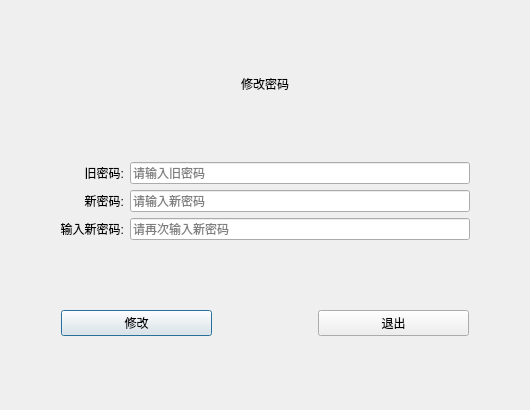
<?xml version="1.0" encoding="UTF-8"?>
<ui version="4.0">
 <class>changepasswd</class>
 <widget class="QDialog" name="changepasswd">
  <property name="geometry">
   <rect>
    <x>0</x>
    <y>0</y>
    <width>530</width>
    <height>410</height>
   </rect>
  </property>
  <property name="sizePolicy">
   <sizepolicy hsizetype="Maximum" vsizetype="Maximum">
    <horstretch>0</horstretch>
    <verstretch>0</verstretch>
   </sizepolicy>
  </property>
  <property name="minimumSize">
   <size>
    <width>530</width>
    <height>410</height>
   </size>
  </property>
  <property name="maximumSize">
   <size>
    <width>530</width>
    <height>410</height>
   </size>
  </property>
  <property name="windowTitle">
   <string>修改密码</string>
  </property>
  <layout class="QVBoxLayout" name="verticalLayout" stretch="0,1,0,8,0,1,0">
   <item>
    <spacer name="verticalSpacer_3">
     <property name="orientation">
      <enum>Qt::Vertical</enum>
     </property>
     <property name="sizeHint" stdset="0">
      <size>
       <width>20</width>
       <height>40</height>
      </size>
     </property>
    </spacer>
   </item>
   <item>
    <widget class="QLabel" name="label_title">
     <property name="sizePolicy">
      <sizepolicy hsizetype="Preferred" vsizetype="Fixed">
       <horstretch>0</horstretch>
       <verstretch>0</verstretch>
      </sizepolicy>
     </property>
     <property name="styleSheet">
      <string notr="true">font: 26pt &quot;文泉驿等宽微米黑&quot;;</string>
     </property>
     <property name="text">
      <string>修改密码</string>
     </property>
     <property name="alignment">
      <set>Qt::AlignCenter</set>
     </property>
    </widget>
   </item>
   <item>
    <spacer name="verticalSpacer_4">
     <property name="orientation">
      <enum>Qt::Vertical</enum>
     </property>
     <property name="sizeHint" stdset="0">
      <size>
       <width>20</width>
       <height>40</height>
      </size>
     </property>
    </spacer>
   </item>
   <item>
    <layout class="QGridLayout" name="gridLayout" rowstretch="0,0,0" columnstretch="1,1,7,1">
     <item row="1" column="0">
      <spacer name="horizontalSpacer_12">
       <property name="orientation">
        <enum>Qt::Horizontal</enum>
       </property>
       <property name="sizeHint" stdset="0">
        <size>
         <width>40</width>
         <height>20</height>
        </size>
       </property>
      </spacer>
     </item>
     <item row="2" column="3">
      <spacer name="horizontalSpacer_5">
       <property name="orientation">
        <enum>Qt::Horizontal</enum>
       </property>
       <property name="sizeHint" stdset="0">
        <size>
         <width>40</width>
         <height>20</height>
        </size>
       </property>
      </spacer>
     </item>
     <item row="0" column="0">
      <spacer name="horizontalSpacer_11">
       <property name="orientation">
        <enum>Qt::Horizontal</enum>
       </property>
       <property name="sizeHint" stdset="0">
        <size>
         <width>40</width>
         <height>20</height>
        </size>
       </property>
      </spacer>
     </item>
     <item row="1" column="2">
      <widget class="QLineEdit" name="le_changepwd_newpwd">
       <property name="echoMode">
        <enum>QLineEdit::PasswordEchoOnEdit</enum>
       </property>
       <property name="placeholderText">
        <string>请输入新密码</string>
       </property>
      </widget>
     </item>
     <item row="0" column="2">
      <widget class="QLineEdit" name="le_changepwd_oldpwd">
       <property name="echoMode">
        <enum>QLineEdit::Password</enum>
       </property>
       <property name="placeholderText">
        <string>请输入旧密码</string>
       </property>
      </widget>
     </item>
     <item row="2" column="2">
      <widget class="QLineEdit" name="le_changepwd_repwd">
       <property name="echoMode">
        <enum>QLineEdit::PasswordEchoOnEdit</enum>
       </property>
       <property name="placeholderText">
        <string>请再次输入新密码</string>
       </property>
      </widget>
     </item>
     <item row="2" column="1">
      <widget class="QLabel" name="lb_changepwd_repwd">
       <property name="text">
        <string>输入新密码:</string>
       </property>
       <property name="alignment">
        <set>Qt::AlignRight|Qt::AlignTrailing|Qt::AlignVCenter</set>
       </property>
      </widget>
     </item>
     <item row="0" column="3">
      <spacer name="horizontalSpacer_3">
       <property name="orientation">
        <enum>Qt::Horizontal</enum>
       </property>
       <property name="sizeHint" stdset="0">
        <size>
         <width>40</width>
         <height>20</height>
        </size>
       </property>
      </spacer>
     </item>
     <item row="2" column="0">
      <spacer name="horizontalSpacer_13">
       <property name="orientation">
        <enum>Qt::Horizontal</enum>
       </property>
       <property name="sizeHint" stdset="0">
        <size>
         <width>40</width>
         <height>20</height>
        </size>
       </property>
      </spacer>
     </item>
     <item row="0" column="1">
      <widget class="QLabel" name="lb_changepwd_oldpwd">
       <property name="text">
        <string>旧密码:</string>
       </property>
       <property name="alignment">
        <set>Qt::AlignRight|Qt::AlignTrailing|Qt::AlignVCenter</set>
       </property>
      </widget>
     </item>
     <item row="1" column="1">
      <widget class="QLabel" name="lb_changepwd_newpwd">
       <property name="text">
        <string>新密码:</string>
       </property>
       <property name="alignment">
        <set>Qt::AlignRight|Qt::AlignTrailing|Qt::AlignVCenter</set>
       </property>
      </widget>
     </item>
     <item row="1" column="3">
      <spacer name="horizontalSpacer_4">
       <property name="orientation">
        <enum>Qt::Horizontal</enum>
       </property>
       <property name="sizeHint" stdset="0">
        <size>
         <width>40</width>
         <height>20</height>
        </size>
       </property>
      </spacer>
     </item>
    </layout>
   </item>
   <item>
    <spacer name="verticalSpacer">
     <property name="orientation">
      <enum>Qt::Vertical</enum>
     </property>
     <property name="sizeHint" stdset="0">
      <size>
       <width>20</width>
       <height>40</height>
      </size>
     </property>
    </spacer>
   </item>
   <item>
    <layout class="QHBoxLayout" name="horizontalLayout" stretch="1,3,2,3,1">
     <item>
      <spacer name="horizontalSpacer_2">
       <property name="orientation">
        <enum>Qt::Horizontal</enum>
       </property>
       <property name="sizeHint" stdset="0">
        <size>
         <width>40</width>
         <height>20</height>
        </size>
       </property>
      </spacer>
     </item>
     <item>
      <widget class="QPushButton" name="btn_changepwd">
       <property name="text">
        <string>修改</string>
       </property>
      </widget>
     </item>
     <item>
      <spacer name="horizontalSpacer">
       <property name="orientation">
        <enum>Qt::Horizontal</enum>
       </property>
       <property name="sizeHint" stdset="0">
        <size>
         <width>40</width>
         <height>20</height>
        </size>
       </property>
      </spacer>
     </item>
     <item>
      <widget class="QPushButton" name="btn_changepwd_exit">
       <property name="text">
        <string>退出</string>
       </property>
      </widget>
     </item>
     <item>
      <spacer name="horizontalSpacer_6">
       <property name="orientation">
        <enum>Qt::Horizontal</enum>
       </property>
       <property name="sizeHint" stdset="0">
        <size>
         <width>40</width>
         <height>20</height>
        </size>
       </property>
      </spacer>
     </item>
    </layout>
   </item>
   <item>
    <spacer name="verticalSpacer_2">
     <property name="orientation">
      <enum>Qt::Vertical</enum>
     </property>
     <property name="sizeHint" stdset="0">
      <size>
       <width>20</width>
       <height>40</height>
      </size>
     </property>
    </spacer>
   </item>
  </layout>
 </widget>
 <resources/>
 <connections/>
</ui>
